Frame 1 (no input): blank canvas, image omitted
Frame 60 (no input): blank canvas, image omitted
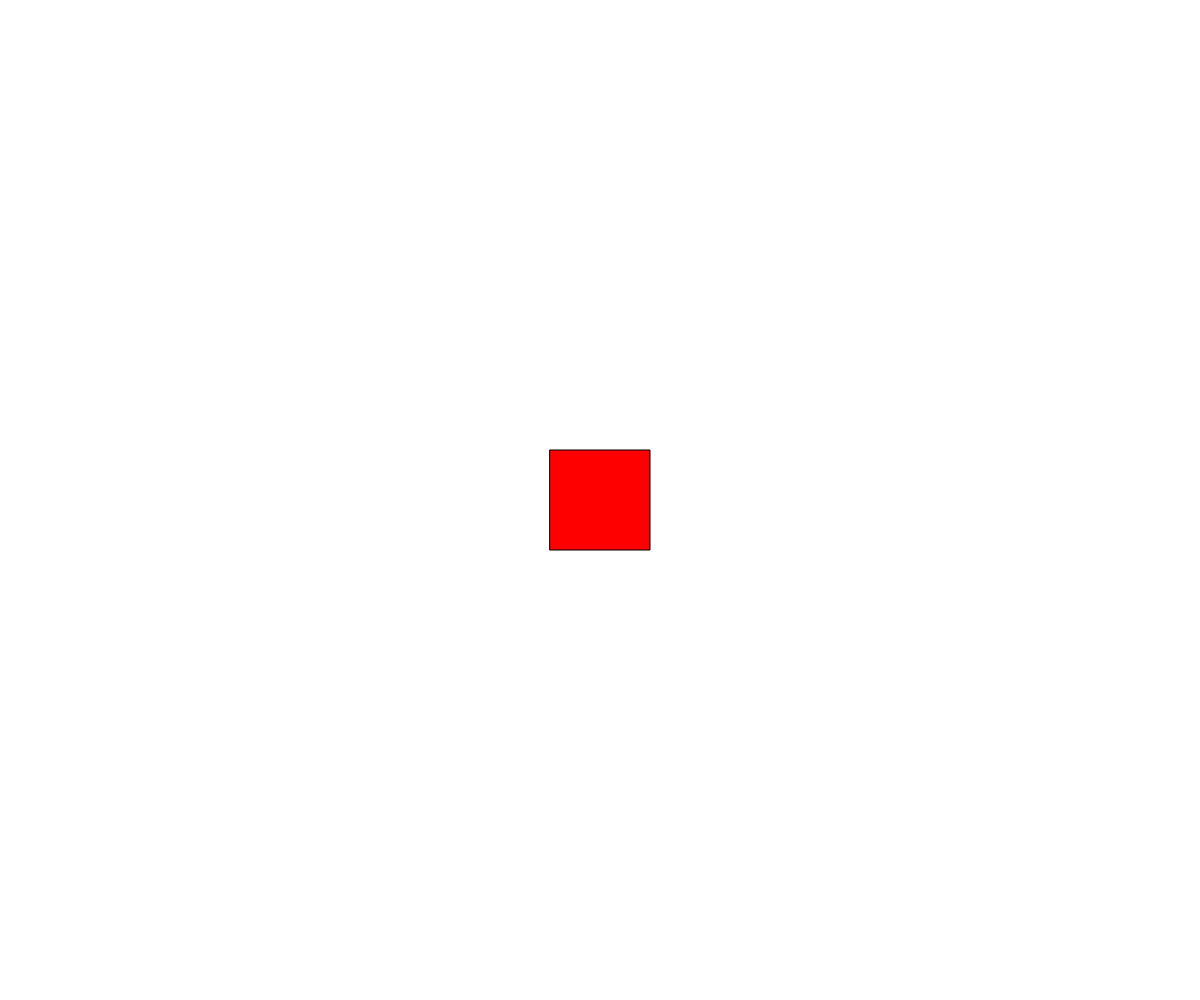
Frame 120 (the mouse pressed at the canvas centre since frame 60)

The p5.js sketch whose frames 1 and 60 were blank and that drew this single picture after the mouse press (run headless with seeded random() and noise() and a simulated clock; from frame 60 on, the mouse is pressed at the canvas centre):

// p5.js sketch
// ── sketch.js
// p5js Mouse and Keyboard
// Dan Schellenberg - replace with your name
// Feb 2, 2018 - replace with the date
let sizeX
let sizeY
let bGC

function setup() {
  createCanvas(windowWidth, windowHeight);
  document.addEventListener("contextmenu", event => event.preventDefault());
  sizeX = 100;
  sizeY = 100;
  bGC = 255;
}

function draw() {
  
}

function mousePressed() {
  if (mouseButton === LEFT) {
    fill(255,0,0);
    rect(mouseX - sizeX/2, mouseY - sizeY/2, sizeX, sizeY);
  }
}

function keyPressed() {
  if (key === 'w' || key === 'W') {
    bGC = 255;
  } else if (key === 'b' || key === 'B') {
    bGC = 0;
  }
  if (key === 'r' || key === 'R') {
    background(random(255), random(255), random(255));
  }
}
